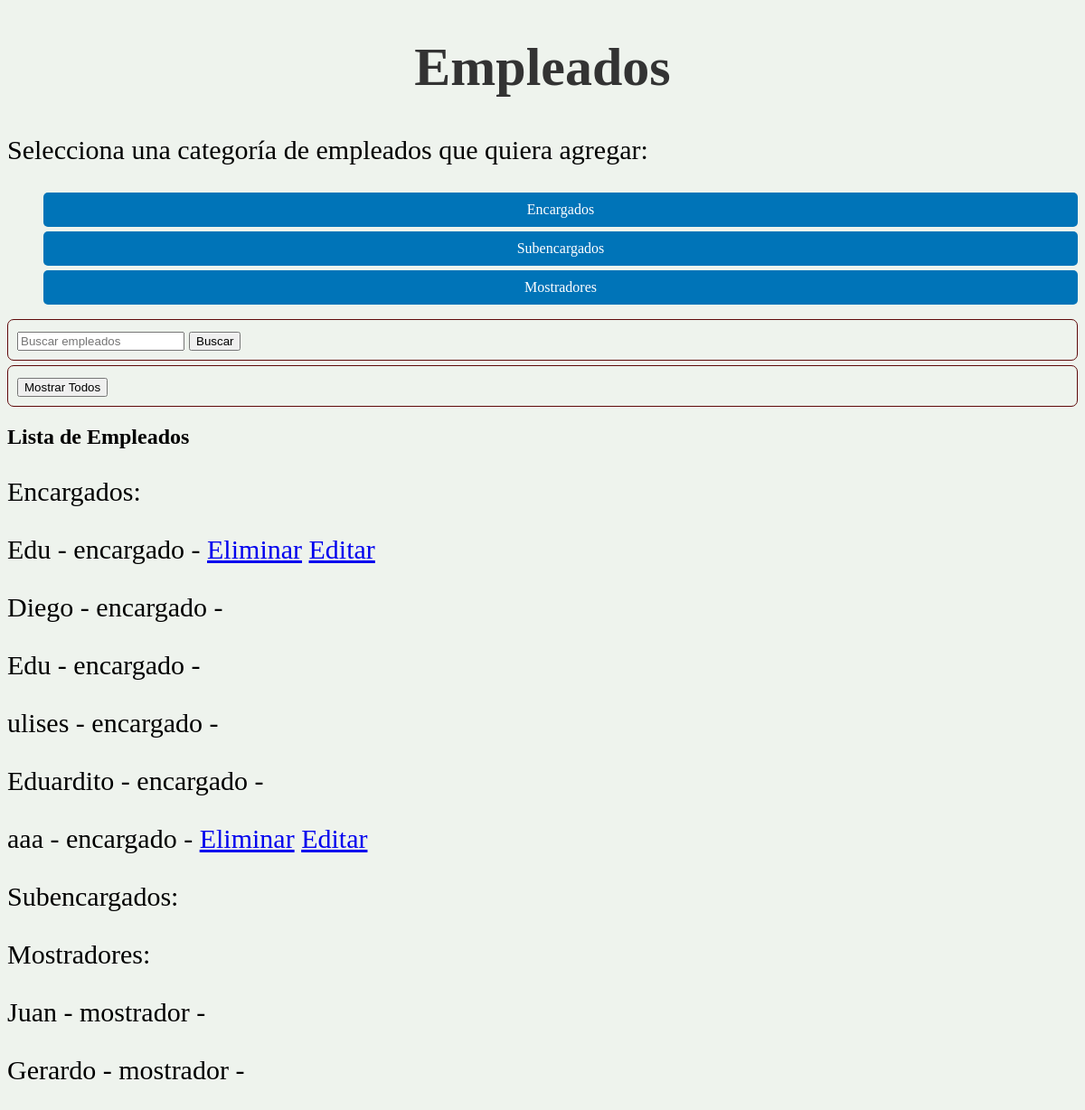
Screenshot of /empleados/mostrarempleados/ (signed in) with the database file from the repository.
### empleados/models.py (models this page shows)
class encargado(models.Model):
    Nombre = models.CharField(max_length=64)
    Apellido = models.CharField(max_length=64)
    telefono = models.CharField(max_length=20)
    edad = models.IntegerField()
    email = models.EmailField()
    descripcion = models.CharField(max_length=10)
    empleo = models.CharField(max_length=64, default='encargado')
    creador = models.ForeignKey(User, on_delete=models.SET_NULL, null=True)

class mostrador(models.Model):
    Nombre = models.CharField(max_length=64)
    Apellido = models.CharField(max_length=64)
    telefono = models.CharField(max_length=20)
    edad = models.IntegerField()
    email = models.EmailField()
    descripcion = models.CharField(max_length=10)
    empleo = models.CharField(max_length=64, default='mostrador')
    creador = models.ForeignKey(User, on_delete=models.SET_NULL, null=True)

### empleados/views.py (the view)
# urls.py: path('mostrarempleados/', views.mostrarempleados, name='mostrarempleados'),
def mostrarempleados(request):
    encargados = encargado.objects.all()
    subencargados = subencargado.objects.all()
    mostradores = mostrador.objects.all()
    context = {
        'encargados': encargados,
        'subencargados': subencargados,
        'mostradores': mostradores,
    }
    return render(request, 'mostrarempleados.html', context)

### empleados/templates de empleados/mostrarempleados.html (shortened to what this page needs)
{% extends 'base.html' %}
{% block content %}
  <h2>Lista de Empleados</h2>
  <p>Encargados:</p>
  {% for encargado in encargados %}
    <p>
      {{ encargado.Nombre }} - {{ encargado.empleo }} -
      {% if encargado.creador == user %}
        <a href="{% url 'eliminar_empleado' encargado.id %}">Eliminar</a>
        <a href="{% url 'editar_empleado' encargado.id %}">Editar</a>
      {% endif %}
    </p>
  {% endfor %}
  <p>Subencargados:</p>
  <p>Mostradores:</p>
  {% for mostrador in mostradores %}
    <p>
      {{ mostrador.Nombre }} - {{ mostrador.empleo }} -
    </p>
  {% endfor %}
{% endblock %}

### static/css/css.css (style rules this page uses)
body { background-color: rgb(238, 243, 237); }
p { font-size: 30px; }

### rows the page displays
encargado: Nombre "Edu", empleo "encargado", shows "Eliminar"
encargado: Nombre "Diego", empleo "encargado"
encargado: Nombre "Edu", empleo "encargado"
encargado: Nombre "ulises", empleo "encargado"
encargado: Nombre "Eduardito", empleo "encargado"
encargado: Nombre "aaa", empleo "encargado", shows "Eliminar"
mostrador: Nombre "Juan", empleo "mostrador"
mostrador: Nombre "Gerardo", empleo "mostrador"
